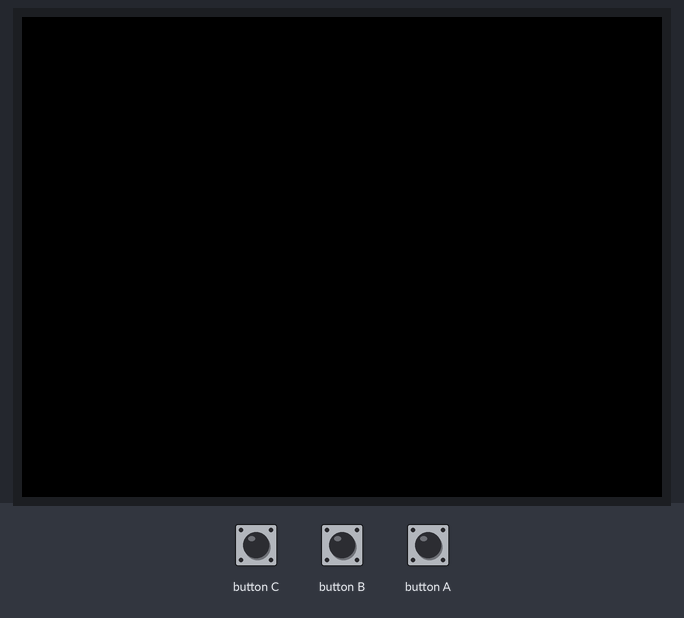
Recording of a program running on a simulated ESP32. Parts: 320×240 colour display. Inputs (shaded band) come from the test bench.

Above: at 1.3 s.
1.4 s: button C pressed for 0.15 s
At 1.8 s:
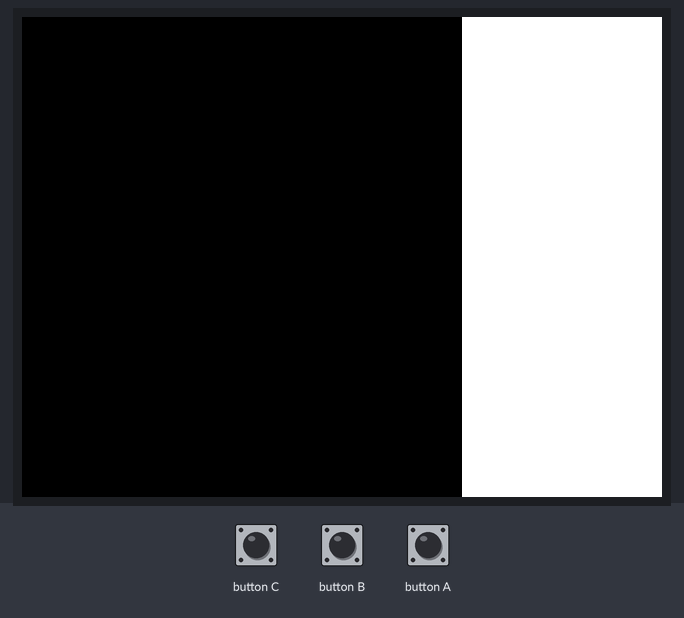
3.0 s: button C pressed for 1 s
At 4.0 s:
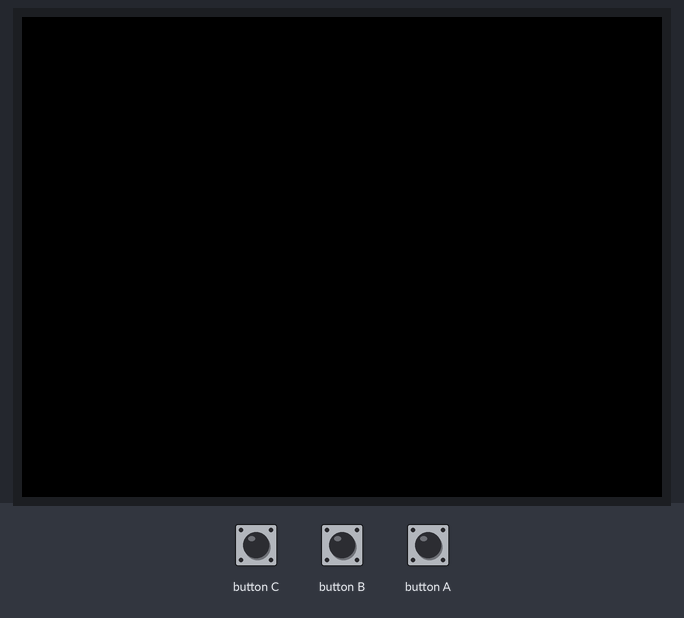
5.5 s: button B pressed for 0.15 s
At 6.7 s:
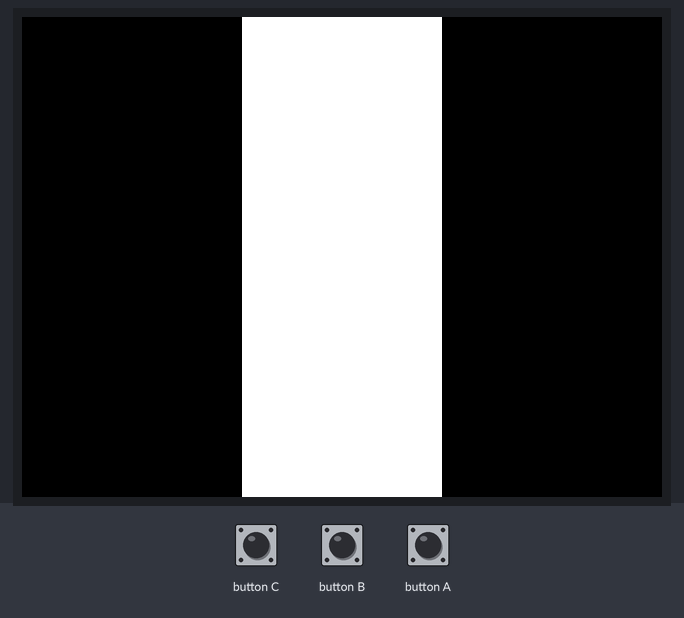
7.1 s: button A pressed for 0.15 s
At 7.7 s:
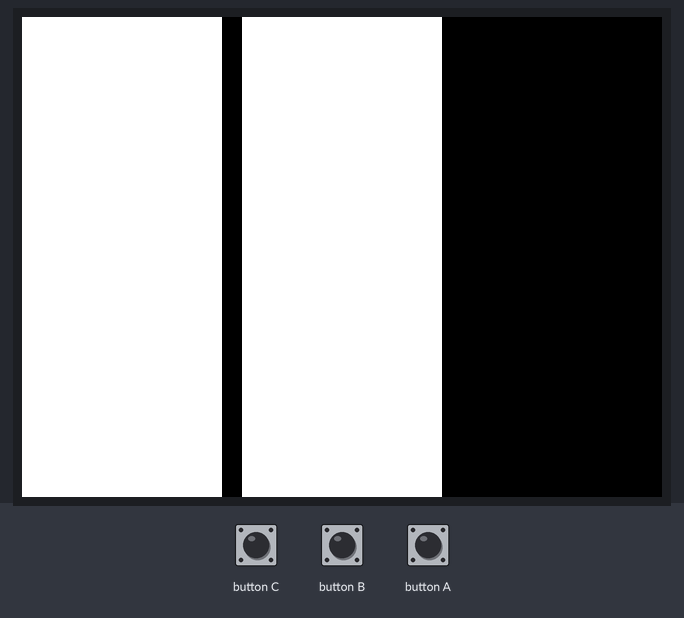
8.7 s: button B pressed for 1 s
At 9.8 s:
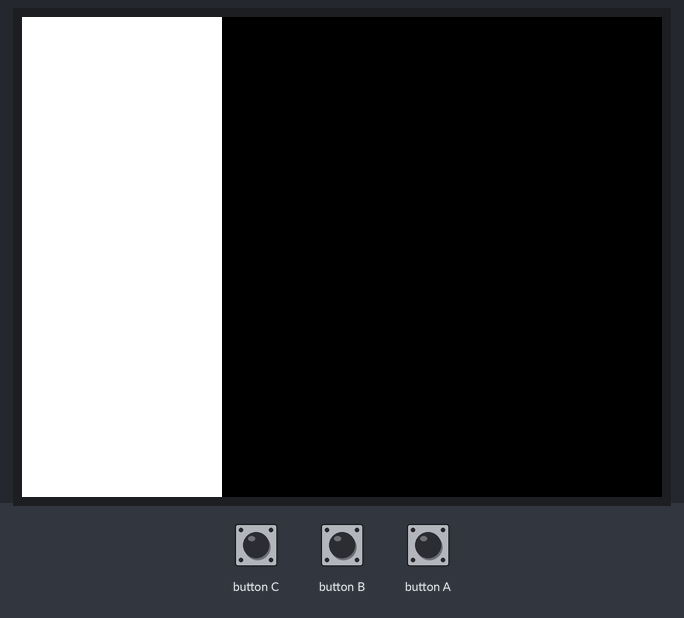
Timing chart, 0 to 11.7 s (numbered marks = the images above; inputs shaded):
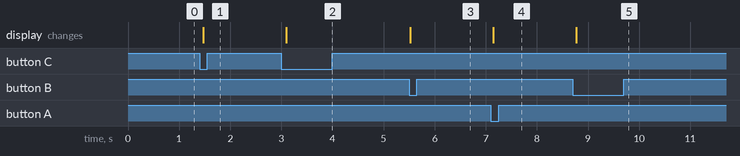

Measured:
- after the input at 1.4 s, the display: changes after 0.07 s (image 1)
- after the input at 3.0 s, the display: changes after 0.10 s (image 2)
- after the input at 5.5 s, the display: changes at once (image 3)
- after the input at 7.1 s, the display: changes after 0.05 s (image 4)
- after the input at 8.7 s, the display: changes after 0.07 s (image 5)

The program:

main.cpp
```cpp
#include <M5Stack.h>

bool button_a_state = false;
bool button_b_state = false;
bool button_c_state = false;

void setup() { M5.begin(); }

void loop() {
  M5.update();  // buttonを使うときはこの行を追加

  // ボタンAの処理
  if (M5.BtnA.wasPressed()) {
    button_a_state = !button_a_state;
    if (button_a_state) {
      M5.Lcd.fillRect(0, 0, 100, 240, WHITE);
    } else {
      M5.Lcd.fillRect(0, 0, 100, 240, BLACK);
    }
  }

  // ボタンBの処理
  if (M5.BtnB.wasPressed()) {
    button_b_state = !button_b_state;
    if (button_b_state) {
      M5.Lcd.fillRect(110, 0, 100, 240, WHITE);
    } else {
      M5.Lcd.fillRect(110, 0, 100, 240, BLACK);
    }
  }

  // ボタンCの処理
  if (M5.BtnC.wasPressed()) {
    button_c_state = !button_c_state;
    if (button_c_state) {
      M5.Lcd.fillRect(220, 0, 100, 240, WHITE);
    } else {
      M5.Lcd.fillRect(220, 0, 100, 240, BLACK);
    }
  }

  delay(100);
}
```
